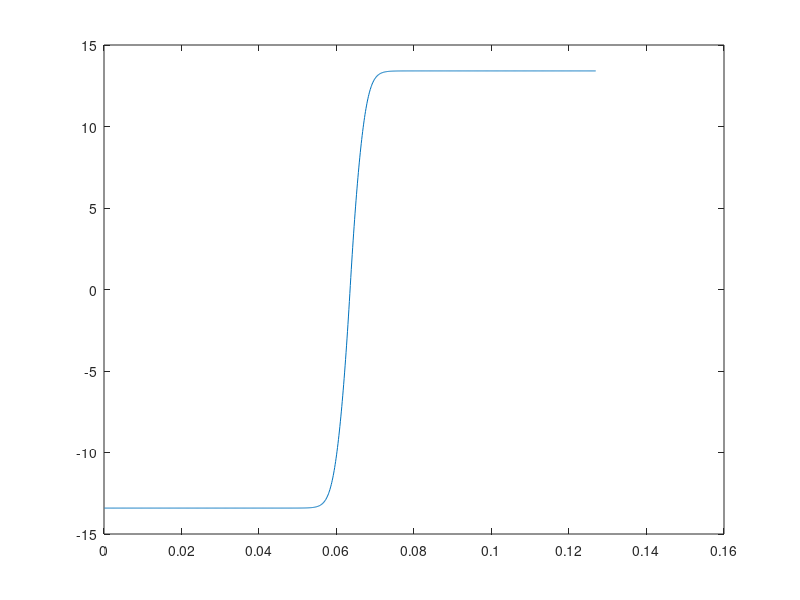

This figure's MATLAB source:
%%          DEPARTMENT OF ELECTRICAL AND COMPUTER ENGINEER
%%                   UNIVERSITY OF THESSALY
%%
%%           ECE656: PRINCIPLES OF SOLID STATE PHYSICS
%%
%%            MATLAB PROJECT: pn-JUNCTION SIMULATION
%%
%% Instructors: George Panagopoulos (gepanago@gmail.com)
%%              George Stamoulis (georges@inf.uth.gr)
%%
%% Project by:  Nonas Evangelos (vagnonas@gmail.com)              
%%              Zampakika Kleopatra (kleopatrakimath@windowslive.com)
%%              Giannakou Panagiotis-Taxiarchis (gpan75@gmail.com)
%%
clear; clc;

%% 1) Constants & parameters definition
%%

T = 300;          % Temperature (K)
k = 1.38e-23;     % Boltzmann constant (J/K)
q = 1.602e-19;    % Charge on an electron (C)
e0 = 1.05e-12;    % Vacuum permittivity (F/cm)
ni = 1.5e10;      % Intrinsic carrier concentration of Silicon at 300K (cm^-3)

Na = 1e16;        % Total acceptors concetration
Nd = 1e16;        % Total donors conetration

%% 2) Vbi, xn, xp, W, Emax, LDi, LDn, LDp computation in equilibrium conditions
%%

Vt = k*q/T;
Vbi = (k*T/q)*log((Na*Nd)/ni^2);          % "built-in" junction voltage (V)
xn = sqrt((2*e0*Na*Vbi)/(q*Nd*(Na+Nd)));  % n-side width of the pn junction deplition region (cm)
xp = sqrt(2*e0*Nd*Vbi/(q*Na*(Na+Nd)));    % p-side width of the pn junction deplition region (cm)
W = sqrt(2*e0*(Na+Nd)*Vbi/(q*Na*Nd));     % depletion width (cm)
Emax = (q/e0)*xp*Na;                      % maximum value of electric field (volts/cm)
Ldn = sqrt((e0*k*T)/(Nd*q^2));            % n-side extrinsic Debye length
Ldp = sqrt((e0*k*T)/(Na*q^2));            % p-side extrinsic Debye length
Ldi = sqrt((e0*k*T)/(ni*q^2));            % intrinsic Debye length

%% 3) Determine simulation area parameters
%%

L = 10*W;                  % total area length (10 times more than depletion width)
dx = min(Ldn,Ldp)/10;      % differential distance (10 times less than minimum Debye length)
N = round(L/dx);           % total number of points for simulation
M = N/2;                   % half-diode length (to determine doping across the device)
dx = dx/Ldi;               % normalize differential distance according to intrinsic Debye length

%% 4) Solve Poisson equation in equilibrium conditions
%%

% define the variables
Dop = zeros(N,1);      % doping across the semiconductor 
n0 = zeros(N,1);       % initial electrons concentration
p0 = zeros(N,1);       % initial holes concentration

a = zeros(N,1);        % first lower diagonal
b = zeros(N,1);        % first upper diagonal
c = zeros(N,1);        % main diagonal

V = zeros(N,1);        % rhs potential
V0 = zeros(N,1);       % initial potential

% initialize doping across the semiconductor
Dop(1:M) = -Na/ni;
Dop(M+1:N) = Nd/ni;

% inital concentration 
n0(1:M) = 0.5*Dop(1:M).*(1 - sqrt(1+1./((Dop(1:M).^2)/4)));
n0(M+1:N) = 0.5*Dop(M+1:N).*(1 + sqrt(1+1./((Dop(M+1:N).^2)/4)));

% initialize potential, electrons & holes concentration, based on
% requirement for charge neutrality
V0 = log(n0);
n = n0;
p = 1./n0;

% initilize three diagonals of matrix as vectors
a(1:N) = 1/dx^2; a(1) = 0; a(N) = 0;
c(1:N) = 1/dx^2; c(1) = 0; c(N) = 0;
b(1:N) = -(2/dx^2 + (exp(V0)+exp(-V0))); b(1) = 1; b(N) = 1;

% initialize sparse matrix from the three vectors
A = gallery('tridiag', a(2:N), b, c(1:N-1));

% initialize rhs vector
V(1:N) = exp(V0) - exp(-V0) + Dop - V0.*(exp(V0)+exp(-V0));
V(1) = V0(1); V(N) = V0(N);

% initialize parameters for iterative poisson equation solver
V_old = zeros(N,1);
V_new = V0;
itol  = 1e-6;

% begine the iterative procedure: poisson equation solver
disp('Solving poisson equations in equilibrium conditions');
tic;

while(norm(V_new-V_old)/norm(V_new) >= itol)
    % update rhs vector 
    V(2:N-1) = exp(V_new(2:N-1))-exp(-V_new(2:N-1))-Dop(2:N-1)-V_new(2:N-1).*(exp(V_new(2:N-1))+exp(-V_new(2:N-1)));

    % update matrix
    b(2:N-1) = -(2/dx^2 + exp(V_new(2:N-1)) + exp(-V_new(2:N-1)));
    A = gallery('tridiag', a(2:N), b, c(1:N-1));
    
    % solve for new data
    V_old = V_new;
    V_new = A\V;
end

toc;

% plot result figure

x_axis = 1:1:N;
x_axis(1:N) = x_axis(1:N) .* dx;
figure(1);
plot(x_axis,V_new);


